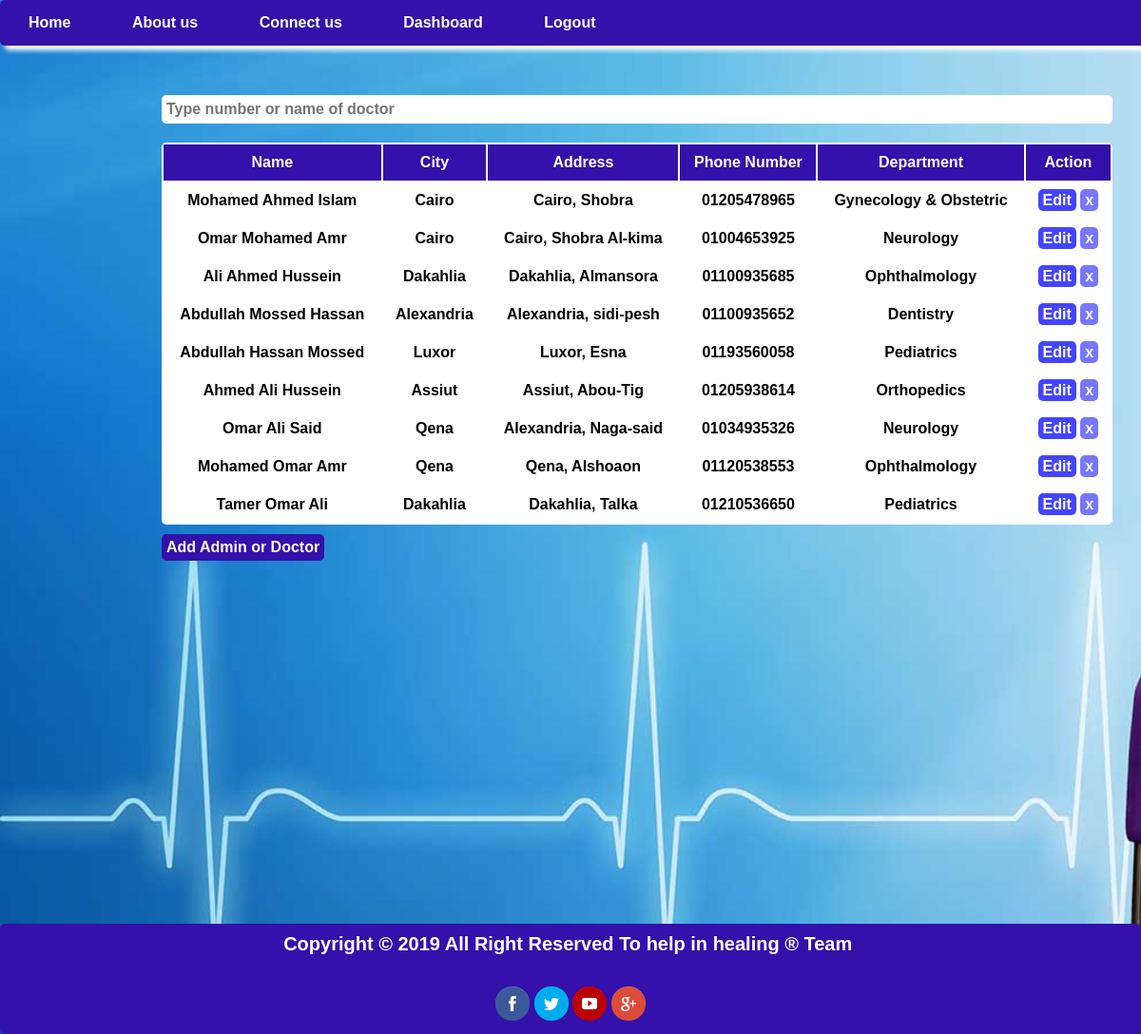
The app's page /admin/index.php with its own data.
### tables this page shows
CREATE TABLE `doctors` (
  `doctorId` int(11) NOT NULL,
  `name` varchar(255) NOT NULL,
  `phone` varchar(255) NOT NULL,
  `address` varchar(255) NOT NULL,
  `city` varchar(255) NOT NULL,
  `department` varchar(255) NOT NULL
);

### includes/functions/functions.php (the view, shortened to what this page needs)
<?php function tableSearch($conn, $sql){
    $result = mysqli_query($conn, $sql);
    $output = "
    <table>
        <tr>
            <th>Name</th>
            <th>City</th>
            <th>Address</th>
            <th>Phone Number</th>
            <th>Department</th>
            <th>Action</th>
        </tr>";
    if($result):
        if(mysqli_num_rows($result) > 0):
            while($row = mysqli_fetch_array($result)):
                $output .= '<tr>
                                <td>' . $row['name'] . '</td>
                                <td>' . $row['city'] . '</td>
                                <td>' . $row['address'] . '</td>
                                <td>' . $row['phone'] . '</td>
                                <td>' . $row['department'] . '</td>
                                <td>
                                    <a href="index.php?action=edit&doctorId='.$row['doctorId'].'" class="editDoctor">Edit</a>
                                    <a href="index.php?action=delete&doctorId='.$row['doctorId'].'"  class="deleteDoctor confirm">x</a>
                                </td>
                            </tr>';
            endwhile;
        else:
            $output .= '<tr>
                            <td colspan="6">No doctor found</td>
                        </tr>';
        endif;
    endif;
    $output .= '</table>';
    echo $output;
}

### admin/includes/templates/header.php (shortened to what this page needs)
<!DOCTYPE html>
<html>
    <head>
        <link rel="stylesheet" href="../layout/css/style.css">
    </head>
    <body>
        <nav>
            <a href="../index.php" title="Home">Home</a>
            <a href="../about.php" title="About us" id="link2">About us</a>
            <a href="../about.php?contact=" title="Connect us" id="link3">Connect us</a>
            <a href="index.php">Dashboard</a>
                <a href='../login.php?logout=' title='Logout'>Logout</a>
                <span><?=$_SESSION['firstname']?></span>
        </nav>

### admin/index.php (shortened to what this page needs)
<?php
    include "../includes/connect.php";
    include "includes/templates/header.php";
    if(isset($_GET['action'])):
        switch($_GET['action']):
            case 'add':?>
                <div class="adds">
                    <div class="add-div">
                        <h1>Add New Doctor</h1>
                        <form method="POST" class="add-form" action="<?=$_SERVER['PHP_SELF']?>">
                            <input type="text" name="docName" placeholder="Doctor's Name">
                            <input type="tel" name="docPhone" placeholder="Doctor's Phone">
                            <input type="text" name="docAddress" placeholder="Doctor's Address">
                            <select name="docCity">
                                <option value="1" disabled hidden selected>Choose City</option>
                                <?php
                                    $sql="SELECT * FROM lists";
                                    $result= mysqli_query($conn, $sql);
                                    $rows = mysqli_fetch_all($result);
                                    foreach($rows as $row):
                                        echo "<option>$row[1]</option>";
                                    endforeach;
                                ?>
                            </select>
                            <select name="docDepart">
                                <option value="1" disabled hidden selected>Choose Department</option>
                                <?php
                                    $sql="SELECT * FROM lists";
                                    $result= mysqli_query($conn, $sql);
                                    $rows = mysqli_fetch_all($result);
                                    foreach($rows as $row):
                                        echo "<option>$row[0]</option>";
                                    endforeach;
                                ?>
                            </select>
                            <input type = "submit" class="add-btn" value="Add Doctor" name="addDoctor">
                        </form>
                    </div>
                    <div class="add-div add-div-admin">
                        <h1>Add New Admin</h1>
                        <form method="POST" class="add-form" action="?action=add">
                            <input type="text" name="adfName" placeholder="First Name" required>
                            <input type="text" name="adlName" placeholder="Last Name" required>
                            <input type="email" name="adEmail" placeholder="Email" required>
                            <input type="password" name="adPassword" placeholder="Password" required>
                            <input type="password" name="adcPassword" placeholder="Confirm Password" required>
                            <input type = "submit" class="add-btn" value="Add Admin" name="addAdmin">
                        </form>
                    </div>
                </div>
        <?php break;
            case 'delete':
                $sql = "DELETE FROM doctors WHERE doctorId=".$_GET['doctorId'];
                if(!mysqli_query($conn, $sql)):
                    echo '<script>alert("Error");</script>';
                endif;
                header('Location: index.php');
            break;
            case 'edit':
                $sql = "SELECT * FROM doctors WHERE doctorId=" . $_GET['doctorId'];
                $result = mysqli_query($conn, $sql);
                $row = mysqli_fetch_array($result);
                ?>
                <div class="edit-div">
                    <h1>Edit Doctor</h1>
                    <form method="POST" class="edit-form" action="<?=$_SERVER['PHP_SELF']?>">
                        <input type="text" name="docName" value="<?=$row['name']?>" placeholder="Doctor's Name">
                        <input type="tel" name="docPhone" value="<?=$row['phone']?>" placeholder="Doctor's Phone">
                        <input type="text" name="docAddress" value="<?=$row['address']?>" placeholder="Doctor's Address">
                        <input type="text" name="doctorId" value="<?=$row['doctorId']?>" hidden>
                        <select name="docCity">
                            <?php
                                $sql="SELECT * FROM lists";
                                $result= mysqli_query($conn, $sql);
                                $lists = mysqli_fetch_all($result);
                                echo $row['city'];
                                foreach($lists as $list):?>
                                    <option <?=selectForm($list[1], $row['city'])?>>
                                        <?=$list[1]?>
                                    </option>
                                <?php endforeach;?>
                            ?>
                        </select>
                        <select name="docDepart">
                            <?php
                                $sql="SELECT * FROM lists";
                                $result= mysqli_query($conn, $sql);
                                $lists = mysqli_fetch_all($result);
                                foreach($lists as $list):?>
                                    <option <?=selectForm($list[0], $row['department']);?>>
                                        <?=$list[0];?>
                                    </option>
                                <?php endforeach;?>
                        </select>
                        <input type = "submit" class="add-btn" value="Edit Doctor" name="editDoctor">
                    </form>
                </div>
                <?php
            break;
            default:?>
                <div class="search-div">
                    <input type="search" class="search-engine" placeholder="Type number or name of doctor">
                </div>
                <div id="search-output">
                    <?php
                        tableSearch($conn, "SELECT * FROM doctors");
                    ?>
                </div>
                <a href="index.php?action=add" class="add-link">Add Admin or Doctor</a>
        <?php
        endswitch;
    else:?>
        <div class="search-div">
            <input type="search" class="search-engine" placeholder="Type number or name of doctor">
        </div>
        <div id="search-output">
            <?php
                tableSearch($conn, "SELECT * FROM doctors");
            ?>
        </div>
        <a href="index.php?action=add" class="add-link">Add Admin or Doctor</a>
    <?php endif;
        require_once "includes/templates/footer.php";
    ?>

### admin/includes/templates/footer.php (shortened to what this page needs)
        <div class="footer">
              <p class="end">Copyright &copy; 2019 All Right Reserved To help in healing ® Team <br><br></p>
            <div class="social">
                <a href = "http://www.facebook.com/">
                    <img src = "../layout/images/facebook.png" alt="facebook" title="facebook">
                </a>
                <a href = "http://www.twitter.com/">
                    <img src = "../layout/images/twitter.png" alt="twitter" title="twitter">
                </a>
                <a href = "http://www.youtube.com/">
                    <img src = "../layout/images/youtube.png" alt="youtube" title="youtube">
                </a>
                <a href = "http://www.googleplus.com/">
                    <img src = "../layout/images/googleplus.png" alt="googleplus" title="googleplus">
                </a>
            </div>
        </div>
    </body>
</html>

### layout/css/style.css (style rules this page uses)
* { margin: 0px; padding: 0px; font-family: Arial; font-weight: bold; border:none; outline:none; border-radius: 5px; color: #fff; }
div,h1,h2,h3,p,fieldset { text-align: center; }
a { text-decoration: none; }
input, select, select option, table, table tr td { color: #000; }
body { background-image: url(../images/home.jpg); background-size: cover; background-repeat: no-repeat; }
nav { background-color: #31a; box-shadow: 5px 5px 5px #fff; position: fixed; top: 0px; width: 100%; padding: 15px; z-index: 2; }
nav a, nav span { margin-right: 30px; padding: 15px; border-radius: 0; }
nav span { margin-left: 40%; }
.add-link { background-color: #31a; padding: 5px; display: inline-block; margin-left: 170px; margin-top: 10px; }
.search-div { width: 1000px; margin: 100px 0 20px 170px; font: normal bold 16px/16px Arial,Tahoma; }
.search-div .search-engine { padding: 5px; width: 100%; height: 30px; }
.search-div input, select { padding: 5px;font: normal bold 16px/16px Arial,Tahoma; }
#search-output { max-width: 74%; max-height: 500px; margin-left: 170px; }
table { background-color: #fff; width: 1000px; }
td, th { padding: 10px; }
tr th { background-color: #31a;border-radius:0 }
table tr td a { padding: 3px 5px; }
table tr td .editDoctor { background-color: #44f; }
table tr td .deleteDoctor { background-color: #77f; }
.footer { padding: 10px 0; background-color: #31a; width: 100%; margin-top: 382px; }
.footer .end { font-size: 20px; white-space: pre-wrap; margin-bottom: 10px; }
.footer .social { margin: auto;width: 207px; }

### records on screen
doctors: name "Mohamed Ahmed Islam", city "Cairo", address "Cairo, Shobra", phone "01205478965", department "Gynecology & Obstetric"
doctors: name "Omar Mohamed Amr", city "Cairo", address "Cairo, Shobra Al-kima", phone "01004653925", department "Neurology"
doctors: name "Ali Ahmed Hussein", city "Dakahlia", address "Dakahlia, Almansora", phone "01100935685", department "Ophthalmology"
doctors: name "Abdullah Mossed Hassan", city "Alexandria", address "Alexandria, sidi-pesh", phone "01100935652", department "Dentistry"
doctors: name "Abdullah Hassan Mossed", city "Luxor", address "Luxor, Esna", phone "01193560058", department "Pediatrics"
doctors: name "Ahmed Ali Hussein", city "Assiut", address "Assiut, Abou-Tig", phone "01205938614", department "Orthopedics"
doctors: name "Omar Ali Said", city "Qena", address "Alexandria, Naga-said", phone "01034935326", department "Neurology"
doctors: name "Mohamed Omar Amr", city "Qena", address "Qena, Alshoaon", phone "01120538553", department "Ophthalmology"
doctors: name "Tamer Omar Ali", city "Dakahlia", address "Dakahlia, Talka", phone "01210536650", department "Pediatrics"
